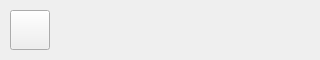
<?xml version="1.0" encoding="UTF-8"?>
<ui version="4.0">
 <class>useritem</class>
 <widget class="QWidget" name="useritem">
  <property name="geometry">
   <rect>
    <x>0</x>
    <y>0</y>
    <width>320</width>
    <height>60</height>
   </rect>
  </property>
  <property name="minimumSize">
   <size>
    <width>320</width>
    <height>60</height>
   </size>
  </property>
  <property name="maximumSize">
   <size>
    <width>320</width>
    <height>60</height>
   </size>
  </property>
  <property name="windowTitle">
   <string>Form</string>
  </property>
  <widget class="QLabel" name="lb_name">
   <property name="geometry">
    <rect>
     <x>80</x>
     <y>10</y>
     <width>72</width>
     <height>15</height>
    </rect>
   </property>
   <property name="text">
    <string/>
   </property>
  </widget>
  <widget class="QLabel" name="lb_feeling">
   <property name="geometry">
    <rect>
     <x>80</x>
     <y>40</y>
     <width>221</width>
     <height>16</height>
    </rect>
   </property>
   <property name="text">
    <string/>
   </property>
  </widget>
  <widget class="QPushButton" name="pb_icon">
   <property name="geometry">
    <rect>
     <x>10</x>
     <y>10</y>
     <width>40</width>
     <height>40</height>
    </rect>
   </property>
   <property name="text">
    <string/>
   </property>
   <property name="iconSize">
    <size>
     <width>40</width>
     <height>40</height>
    </size>
   </property>
  </widget>
 </widget>
 <resources/>
 <connections/>
</ui>
